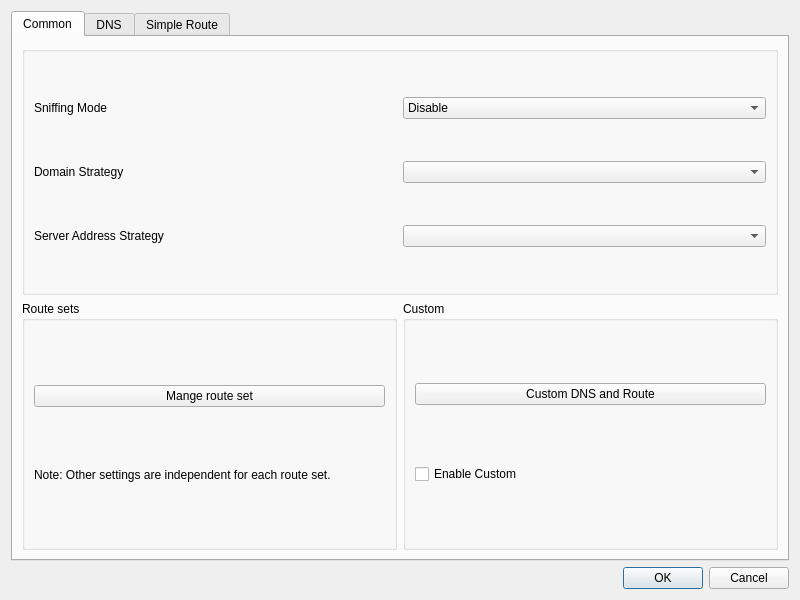
<?xml version="1.0" encoding="UTF-8"?>
<ui version="4.0">
 <class>DialogManageRoutes</class>
 <widget class="QDialog" name="DialogManageRoutes">
  <property name="geometry">
   <rect>
    <x>0</x>
    <y>0</y>
    <width>800</width>
    <height>600</height>
   </rect>
  </property>
  <property name="windowTitle">
   <string>Routes</string>
  </property>
  <layout class="QVBoxLayout" name="verticalLayout">
   <item>
    <widget class="QTabWidget" name="tabWidget">
     <property name="currentIndex">
      <number>0</number>
     </property>
     <widget class="QWidget" name="tab">
      <attribute name="title">
       <string>Common</string>
      </attribute>
      <layout class="QGridLayout" name="gridLayout_2">
       <item row="1" column="1">
        <widget class="QGroupBox" name="groupBox_3">
         <property name="title">
          <string>Custom</string>
         </property>
         <layout class="QVBoxLayout" name="verticalLayout_8">
          <item>
           <widget class="QPushButton" name="custom_edit">
            <property name="text">
             <string>Custom DNS and Route</string>
            </property>
           </widget>
          </item>
          <item>
           <widget class="QCheckBox" name="enable_custom">
            <property name="text">
             <string>Enable Custom</string>
            </property>
           </widget>
          </item>
         </layout>
        </widget>
       </item>
       <item row="1" column="0">
        <widget class="QGroupBox" name="groupBox">
         <property name="title">
          <string>Route sets</string>
         </property>
         <layout class="QVBoxLayout" name="verticalLayout_7">
          <item>
           <widget class="QPushButton" name="load_save">
            <property name="text">
             <string>Mange route set</string>
            </property>
           </widget>
          </item>
          <item>
           <widget class="QLabel" name="label_5">
            <property name="sizePolicy">
             <sizepolicy hsizetype="Preferred" vsizetype="Fixed">
              <horstretch>0</horstretch>
              <verstretch>0</verstretch>
             </sizepolicy>
            </property>
            <property name="text">
             <string>Note: Other settings are independent for each route set.</string>
            </property>
           </widget>
          </item>
         </layout>
        </widget>
       </item>
       <item row="0" column="0" colspan="2">
        <widget class="QGroupBox" name="commonBox">
         <property name="title">
          <string/>
         </property>
         <layout class="QGridLayout" name="gridLayout_5">
          <item row="0" column="0">
           <widget class="QLabel" name="label">
            <property name="text">
             <string>Sniffing Mode</string>
            </property>
           </widget>
          </item>
          <item row="0" column="1">
           <widget class="QComboBox" name="sniffing_mode">
            <item>
             <property name="text">
              <string>Disable</string>
             </property>
            </item>
            <item>
             <property name="text">
              <string>Sniff result for routing</string>
             </property>
            </item>
            <item>
             <property name="text">
              <string>Sniff result for destination</string>
             </property>
            </item>
           </widget>
          </item>
          <item row="1" column="0">
           <widget class="QLabel" name="label_6">
            <property name="toolTip">
             <string notr="true">For V2Ray, it sets routing.domainStrategy
For sing-box, it sets inbound.domain_strategy</string>
            </property>
            <property name="text">
             <string>Domain Strategy</string>
            </property>
           </widget>
          </item>
          <item row="1" column="1">
           <widget class="QComboBox" name="domainStrategyCombo">
            <property name="editable">
             <bool>false</bool>
            </property>
           </widget>
          </item>
          <item row="2" column="0">
           <widget class="QLabel" name="label_3">
            <property name="text">
             <string>Server Address Strategy</string>
            </property>
           </widget>
          </item>
          <item row="2" column="1">
           <widget class="QComboBox" name="outbound_domain_strategy">
            <property name="editable">
             <bool>false</bool>
            </property>
           </widget>
          </item>
         </layout>
        </widget>
       </item>
      </layout>
     </widget>
     <widget class="QWidget" name="tab_3">
      <attribute name="title">
       <string notr="true">DNS</string>
      </attribute>
      <layout class="QVBoxLayout" name="verticalLayout_4">
       <item>
        <widget class="QGroupBox" name="simple_dns_box">
         <property name="title">
          <string>Simple DNS Settings</string>
         </property>
         <layout class="QGridLayout" name="gridLayout">
          <item row="1" column="0">
           <widget class="QLabel" name="label_8">
            <property name="text">
             <string>Direct DNS</string>
            </property>
           </widget>
          </item>
          <item row="1" column="2">
           <layout class="QHBoxLayout" name="horizontalLayout_8">
            <item>
             <widget class="QComboBox" name="direct_dns">
              <property name="sizePolicy">
               <sizepolicy hsizetype="Expanding" vsizetype="Fixed">
                <horstretch>0</horstretch>
                <verstretch>0</verstretch>
               </sizepolicy>
              </property>
              <property name="editable">
               <bool>true</bool>
              </property>
              <item>
               <property name="text">
                <string notr="true">local</string>
               </property>
              </item>
              <item>
               <property name="text">
                <string notr="true">https://dns.alidns.com/dns-query</string>
               </property>
              </item>
              <item>
               <property name="text">
                <string notr="true">https://doh.pub/dns-query</string>
               </property>
              </item>
              <item>
               <property name="text">
                <string notr="true">https://223.5.5.5/dns-query</string>
               </property>
              </item>
              <item>
               <property name="text">
                <string notr="true">https://1.12.12.12/dns-query</string>
               </property>
              </item>
              <item>
               <property name="text">
                <string notr="true">https://[2400:3200::1]/dns-query</string>
               </property>
              </item>
              <item>
               <property name="text">
                <string notr="true">https://[2402:4e00]/dns-query</string>
               </property>
              </item>
             </widget>
            </item>
            <item>
             <widget class="QLabel" name="label_11">
              <property name="text">
               <string>Query Strategy</string>
              </property>
             </widget>
            </item>
            <item>
             <widget class="QComboBox" name="direct_dns_strategy"/>
            </item>
           </layout>
          </item>
          <item row="2" column="2">
           <layout class="QHBoxLayout" name="horizontalLayout_3">
            <item>
             <widget class="QCheckBox" name="dns_routing">
              <property name="text">
               <string>Enable DNS Routing</string>
              </property>
             </widget>
            </item>
            <item>
             <widget class="QCheckBox" name="fake_dns">
              <property name="text">
               <string>Enable FakeIP</string>
              </property>
             </widget>
            </item>
            <item>
             <spacer name="horizontalSpacer_2">
              <property name="orientation">
               <enum>Qt::Orientation::Horizontal</enum>
              </property>
              <property name="sizeHint" stdset="0">
               <size>
                <width>40</width>
                <height>20</height>
               </size>
              </property>
             </spacer>
            </item>
            <item>
             <widget class="QLabel" name="dns_final_out_l">
              <property name="text">
               <string>Final DNS Out</string>
              </property>
             </widget>
            </item>
            <item>
             <widget class="QComboBox" name="dns_final_out">
              <item>
               <property name="text">
                <string notr="true">proxy</string>
               </property>
              </item>
              <item>
               <property name="text">
                <string notr="true">direct</string>
               </property>
              </item>
             </widget>
            </item>
           </layout>
          </item>
          <item row="0" column="2">
           <layout class="QHBoxLayout" name="horizontalLayout_7">
            <item>
             <widget class="QComboBox" name="remote_dns">
              <property name="sizePolicy">
               <sizepolicy hsizetype="Expanding" vsizetype="Fixed">
                <horstretch>0</horstretch>
                <verstretch>0</verstretch>
               </sizepolicy>
              </property>
              <property name="editable">
               <bool>true</bool>
              </property>
              <item>
               <property name="text">
                <string notr="true">https://dns.google/dns-query</string>
               </property>
              </item>
              <item>
               <property name="text">
                <string notr="true">https://one.one.one.one/dns-query</string>
               </property>
              </item>
              <item>
               <property name="text">
                <string notr="true">https://8.8.8.8/dns-query</string>
               </property>
              </item>
              <item>
               <property name="text">
                <string notr="true">https://1.1.1.1/dns-query</string>
               </property>
              </item>
              <item>
               <property name="text">
                <string notr="true">https://[2001:4860:4860::8888]/dns-query</string>
               </property>
              </item>
              <item>
               <property name="text">
                <string notr="true">https://[2606:4700:4700::1111]/dns-query</string>
               </property>
              </item>
             </widget>
            </item>
            <item>
             <widget class="QLabel" name="label_10">
              <property name="text">
               <string>Query Strategy</string>
              </property>
             </widget>
            </item>
            <item>
             <widget class="QComboBox" name="remote_dns_strategy"/>
            </item>
           </layout>
          </item>
          <item row="0" column="0">
           <widget class="QLabel" name="label_9">
            <property name="text">
             <string>Remote DNS</string>
            </property>
           </widget>
          </item>
         </layout>
        </widget>
       </item>
       <item>
        <spacer name="verticalSpacer">
         <property name="orientation">
          <enum>Qt::Orientation::Vertical</enum>
         </property>
         <property name="sizeHint" stdset="0">
          <size>
           <width>20</width>
           <height>40</height>
          </size>
         </property>
        </spacer>
       </item>
      </layout>
     </widget>
     <widget class="QWidget" name="tab_2">
      <attribute name="title">
       <string>Simple Route</string>
      </attribute>
      <layout class="QVBoxLayout" name="verticalLayout_6">
       <item>
        <widget class="QGroupBox" name="simple_route_box">
         <layout class="QGridLayout" name="gridLayout_4">
          <item row="1" column="2">
           <widget class="QLabel" name="label_83">
            <property name="text">
             <string>Direct</string>
            </property>
            <property name="alignment">
             <set>Qt::AlignmentFlag::AlignCenter</set>
            </property>
           </widget>
          </item>
          <item row="2" column="1">
           <widget class="QPlainTextEdit" name="proxyTxt"/>
          </item>
          <item row="1" column="1">
           <widget class="QLabel" name="label_84">
            <property name="text">
             <string>Proxy</string>
            </property>
            <property name="alignment">
             <set>Qt::AlignmentFlag::AlignCenter</set>
            </property>
           </widget>
          </item>
          <item row="4" column="0" colspan="3">
           <layout class="QHBoxLayout" name="horizontalLayout_4">
            <item>
             <widget class="QToolButton" name="preset">
              <property name="sizePolicy">
               <sizepolicy hsizetype="Preferred" vsizetype="Fixed">
                <horstretch>0</horstretch>
                <verstretch>0</verstretch>
               </sizepolicy>
              </property>
              <property name="text">
               <string>Preset</string>
              </property>
              <property name="popupMode">
               <enum>QToolButton::ToolButtonPopupMode::InstantPopup</enum>
              </property>
              <property name="toolButtonStyle">
               <enum>Qt::ToolButtonStyle::ToolButtonTextBesideIcon</enum>
              </property>
             </widget>
            </item>
            <item>
             <spacer name="horizontalSpacer">
              <property name="orientation">
               <enum>Qt::Orientation::Horizontal</enum>
              </property>
              <property name="sizeHint" stdset="0">
               <size>
                <width>40</width>
                <height>20</height>
               </size>
              </property>
             </spacer>
            </item>
            <item>
             <widget class="QLabel" name="label_4">
              <property name="text">
               <string>Default Outbound</string>
              </property>
             </widget>
            </item>
            <item>
             <widget class="QComboBox" name="def_outbound">
              <item>
               <property name="text">
                <string notr="true">proxy</string>
               </property>
              </item>
              <item>
               <property name="text">
                <string notr="true">direct</string>
               </property>
              </item>
              <item>
               <property name="text">
                <string notr="true">block</string>
               </property>
              </item>
             </widget>
            </item>
           </layout>
          </item>
          <item row="2" column="0">
           <widget class="QPlainTextEdit" name="blockTxt"/>
          </item>
          <item row="2" column="2">
           <widget class="QPlainTextEdit" name="directTxt"/>
          </item>
          <item row="1" column="0">
           <widget class="QLabel" name="label_85">
            <property name="text">
             <string>Block</string>
            </property>
            <property name="alignment">
             <set>Qt::AlignmentFlag::AlignCenter</set>
            </property>
           </widget>
          </item>
          <item row="3" column="0" colspan="3">
           <layout class="QHBoxLayout" name="horizontalLayout_5">
            <item>
             <widget class="QLabel" name="label_2">
              <property name="text">
               <string>Rule Sets Provider</string>
              </property>
             </widget>
            </item>
            <item>
             <widget class="QLineEdit" name="rule_sets_provider"/>
            </item>
           </layout>
          </item>
         </layout>
        </widget>
       </item>
      </layout>
     </widget>
    </widget>
   </item>
   <item>
    <layout class="QHBoxLayout" name="horizontalLayout">
     <item>
      <widget class="QDialogButtonBox" name="buttonBox">
       <property name="sizePolicy">
        <sizepolicy hsizetype="Preferred" vsizetype="Preferred">
         <horstretch>0</horstretch>
         <verstretch>0</verstretch>
        </sizepolicy>
       </property>
       <property name="standardButtons">
        <set>QDialogButtonBox::StandardButton::Cancel|QDialogButtonBox::StandardButton::Ok</set>
       </property>
      </widget>
     </item>
    </layout>
   </item>
  </layout>
 </widget>
 <tabstops>
  <tabstop>tabWidget</tabstop>
  <tabstop>remote_dns</tabstop>
  <tabstop>remote_dns_strategy</tabstop>
  <tabstop>direct_dns</tabstop>
  <tabstop>direct_dns_strategy</tabstop>
  <tabstop>dns_routing</tabstop>
  <tabstop>fake_dns</tabstop>
  <tabstop>dns_final_out</tabstop>
 </tabstops>
 <resources/>
 <connections>
  <connection>
   <sender>buttonBox</sender>
   <signal>rejected()</signal>
   <receiver>DialogManageRoutes</receiver>
   <slot>reject()</slot>
   <hints>
    <hint type="sourcelabel">
     <x>399</x>
     <y>574</y>
    </hint>
    <hint type="destinationlabel">
     <x>399</x>
     <y>299</y>
    </hint>
   </hints>
  </connection>
  <connection>
   <sender>buttonBox</sender>
   <signal>accepted()</signal>
   <receiver>DialogManageRoutes</receiver>
   <slot>accept()</slot>
   <hints>
    <hint type="sourcelabel">
     <x>399</x>
     <y>574</y>
    </hint>
    <hint type="destinationlabel">
     <x>399</x>
     <y>299</y>
    </hint>
   </hints>
  </connection>
 </connections>
</ui>
